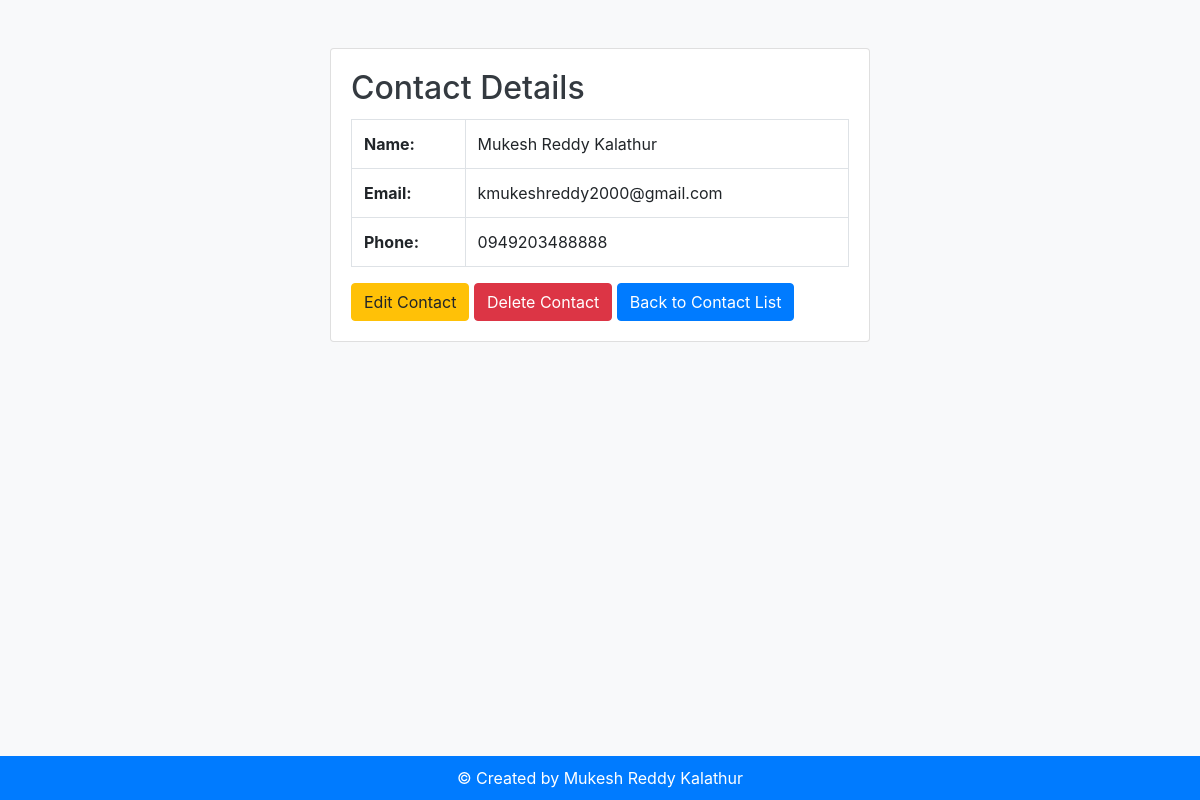
Before: /phone_book/2/ with the older database file.
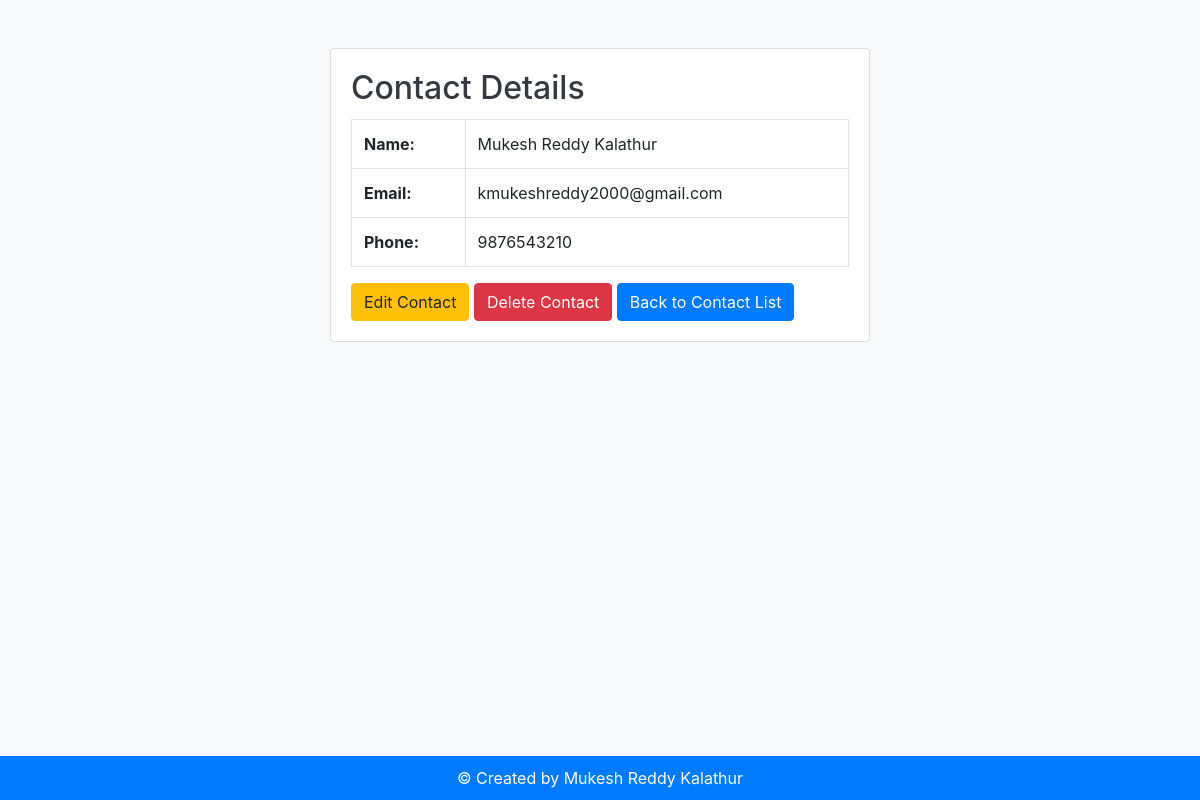
After: the same page with the newer database file.
### Phone_Book/models.py (models this page shows, shortened)
class Contact(models.Model):
    name = models.CharField(max_length=50)
    email = models.EmailField()
    phone = models.CharField(max_length=10)
    created_time = models.DateTimeField(default=timezone.now)

### Phone_Book/views.py (the view)
# urls.py: path('<int:contact_id>/', detail_contact, name='detail_contact'),
def detail_contact(request, contact_id):
    contact = get_object_or_404(Contact, pk=contact_id)
    return render(request, 'Phone_Book/detail_contact.html', {'contact': contact})

### Phone_Book/templates/Phone_Book/detail_contact.html
{% extends 'Phone_Book/base.html' %}
{% block content %}
    <div class="row justify-content-center">
        <div class="col-md-6">
            <div class="card mt-5">
                <div class="card-body">
                    <h2 class="card-title">Contact Details</h2>
                    <table class="table table-bordered">
                        <tbody>
                            <tr>
                                <th>Name:</th>
                                <td>{{ contact.name }}</td>
                            </tr>
                            <tr>
                                <th>Email:</th>
                                <td>{{ contact.email }}</td>
                            </tr>
                            <tr>
                                <th>Phone:</th>
                                <td>{{ contact.phone }}</td>
                            </tr>
                        </tbody>
                    </table>
                    <a href="{% url 'Phone_Book:edit_contact' contact.id %}" class="btn btn-warning">Edit Contact</a>
                    <a href="{% url 'Phone_Book:delete_contact' contact.id %}" class="btn btn-danger">Delete Contact</a>
                    <a href="{% url 'Phone_Book:list_contact' %}" class="btn btn-primary">Back to Contact List</a>
                </div>
            </div>
        </div>
    </div>
{% endblock %}

### Phone_Book/templates/Phone_Book/base.html (shortened to what this page needs)
<!DOCTYPE html>
<html lang="en">
<head>
    <link rel="stylesheet" href="https://stackpath.bootstrapcdn.com/bootstrap/4.3.1/css/bootstrap.min.css">
</head>
<body>
    <div class="container">
        {% block content %}
        {% endblock %}
    </div>
    <footer>
        &copy; {{ year }} Created by Mukesh Reddy Kalathur
    </footer>
</body>
</html>

### Phone_Book/templates/Phone_Book/base.html (style rules this page uses)
body { background-color: #f8f9fa; color: #343a40; }
footer { text-align: center; padding: 10px; background-color: #007bff; color: #fff; position: fixed; bottom: 0; width: 100%; }

Changed rows visible on the page:
changed Contact "Mukesh Reddy Kalathur": phone "0949203488888" → "9876543210"
